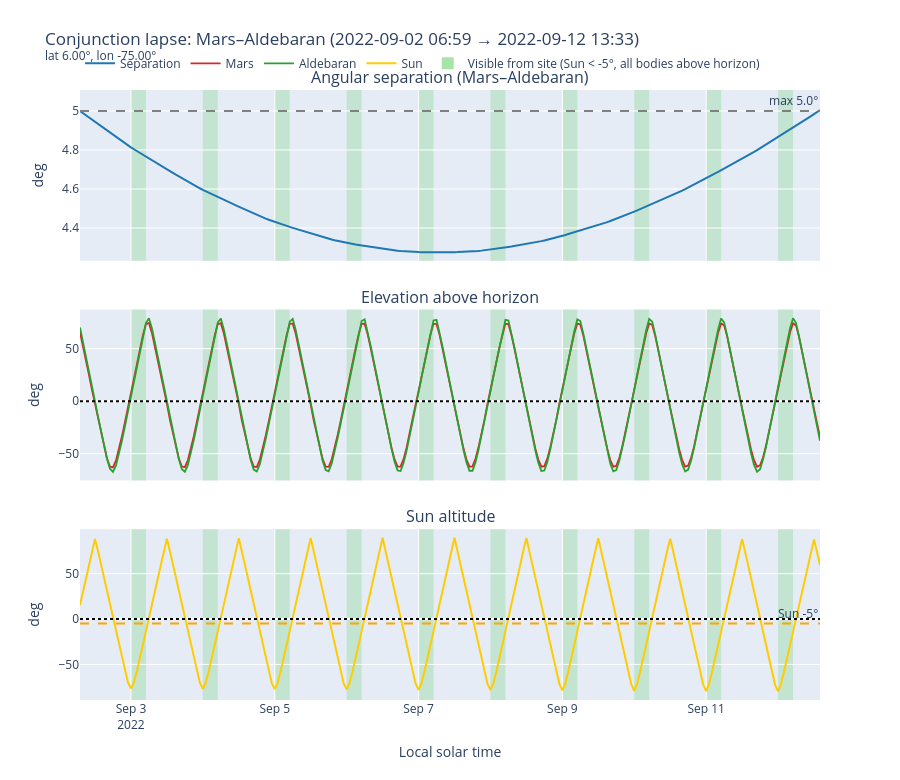

Notebook cell for this chart:
### Markdown cell above
As you can see the conjunction at minimum can't be seen from this site. We can then explore times to check when is visible:

### Code cell
conjunction = montu.Conjunction(
    bodies=[mars, aldebaran],
    maxseparation=5,
    mtime=conjs[0].mtime,
    observer=medellin,
)
lapse = conjunction.explore_lapse(verbose=False)
conjunction.plot_lapse(lapse[0], lapse[1], step_hours=1)

### Figure 1 — Plotly figure (JSON) as saved in the notebook; plotly's stock layout.template omitted (floating-point values rounded to 4 significant figures; data arrays with more than 128 entries replaced by an {"elided": "..."} marker saying what was removed)
{"data": [{"hovertemplate": "%{x}<br>sep=%{y:.3f}°<extra></extra>", "line": {"color": "#1f77b4", "width": 2}, "mode": "lines", "name": "Separation", "type": "scatter", "x": {"elided": "248 str values"}, "xaxis": "x", "y": {"elided": "248 float values"}, "yaxis": "y"}, {"hovertemplate": "%{x}<br>%{y:.1f}°<extra></extra>", "line": {"color": "#d62728", "width": 1.8}, "mode": "lines", "name": "Mars", "type": "scatter", "x": {"elided": "248 str values"}, "xaxis": "x2", "y": {"elided": "248 float values"}, "yaxis": "y2"}, {"hovertemplate": "%{x}<br>%{y:.1f}°<extra></extra>", "line": {"color": "#2ca02c", "width": 1.8}, "mode": "lines", "name": "Aldebaran", "type": "scatter", "x": {"elided": "248 str values"}, "xaxis": "x2", "y": {"elided": "248 float values"}, "yaxis": "y2"}, {"hovertemplate": "%{x}<br>%{y:.1f}°<extra></extra>", "line": {"color": "#ffcc00", "width": 2}, "mode": "lines", "name": "Sun", "type": "scatter", "x": {"elided": "248 str values"}, "xaxis": "x3", "y": {"elided": "248 float values"}, "yaxis": "y3"}, {"marker": {"color": "rgba(0, 180, 0, 0.35)", "size": 12, "symbol": "square"}, "mode": "markers", "name": "Visible from site (Sun < -5°, all bodies above horizon)", "showlegend": true, "type": "scatter", "x": [null], "xaxis": "x", "y": [null], "yaxis": "y"}], "layout": {"annotations": [{"font": {"size": 16}, "showarrow": false, "text": "Angular separation (Mars–Aldebaran)", "x": 0.5, "xanchor": "center", "xref": "paper", "y": 1, "yanchor": "bottom", "yref": "paper"}, {"font": {"size": 16}, "showarrow": false, "text": "Elevation above horizon", "x": 0.5, "xanchor": "center", "xref": "paper", "y": 0.64, "yanchor": "bottom", "yref": "paper"}, {"font": {"size": 16}, "showarrow": false, "text": "Sun altitude", "x": 0.5, "xanchor": "center", "xref": "paper", "y": 0.28, "yanchor": "bottom", "yref": "paper"}, {"showarrow": false, "text": "max 5.0°", "x": 1, "xanchor": "right", "xref": "x domain", "y": 5, "yanchor": "bottom", "yref": "y"}, {"showarrow": false, "text": "Sun -5°", "x": 1, "xanchor": "right", "xref": "x3 domain", "y": -5, "yanchor": "bottom", "yref": "y3"}], "height": 780, "legend": {"orientation": "h", "x": 0, "y": 1.02, "yanchor": "bottom"}, "margin": {"t": 90}, "shapes": [{"line": {"color": "gray", "dash": "dash"}, "type": "line", "x0": 0, "x1": 1, "xref": "x domain", "y0": 5, "y1": 5, "yref": "y"}, {"line": {"color": "black", "dash": "dot"}, "type": "line", "x0": 0, "x1": 1, "xref": "x2 domain", "y0": 0, "y1": 0, "yref": "y2"}, {"line": {"color": "orange", "dash": "dash"}, "type": "line", "x0": 0, "x1": 1, "xref": "x3 domain", "y0": -5, "y1": -5, "yref": "y3"}, {"line": {"color": "black", "dash": "dot"}, "type": "line", "x0": 0, "x1": 1, "xref": "x3 domain", "y0": 0, "y1": 0, "yref": "y3"}, {"fillcolor": "rgba(0, 180, 0, 0.15)", "layer": "below", "line": {"width": 0}, "type": "rect", "x0": "2022-09-02 23:59", "x1": "2022-09-03 04:59", "xref": "x", "y0": 0, "y1": 1, "yref": "y domain"}, {"fillcolor": "rgba(0, 180, 0, 0.15)", "layer": "below", "line": {"width": 0}, "type": "rect", "x0": "2022-09-02 23:59", "x1": "2022-09-03 04:59", "xref": "x2", "y0": 0, "y1": 1, "yref": "y2 domain"}, {"fillcolor": "rgba(0, 180, 0, 0.15)", "layer": "below", "line": {"width": 0}, "type": "rect", "x0": "2022-09-02 23:59", "x1": "2022-09-03 04:59", "xref": "x3", "y0": 0, "y1": 1, "yref": "y3 domain"}, {"fillcolor": "rgba(0, 180, 0, 0.15)", "layer": "below", "line": {"width": 0}, "type": "rect", "x0": "2022-09-03 23:59", "x1": "2022-09-04 04:59", "xref": "x", "y0": 0, "y1": 1, "yref": "y domain"}, {"fillcolor": "rgba(0, 180, 0, 0.15)", "layer": "below", "line": {"width": 0}, "type": "rect", "x0": "2022-09-03 23:59", "x1": "2022-09-04 04:59", "xref": "x2", "y0": 0, "y1": 1, "yref": "y2 domain"}, {"fillcolor": "rgba(0, 180, 0, 0.15)", "layer": "below", "line": {"width": 0}, "type": "rect", "x0": "2022-09-03 23:59", "x1": "2022-09-04 04:59", "xref": "x3", "y0": 0, "y1": 1, "yref": "y3 domain"}, {"fillcolor": "rgba(0, 180, 0, 0.15)", "layer": "below", "line": {"width": 0}, "type": "rect", "x0": "2022-09-04 23:59", "x1": "2022-09-05 04:59", "xref": "x", "y0": 0, "y1": 1, "yref": "y domain"}, {"fillcolor": "rgba(0, 180, 0, 0.15)", "layer": "below", "line": {"width": 0}, "type": "rect", "x0": "2022-09-04 23:59", "x1": "2022-09-05 04:59", "xref": "x2", "y0": 0, "y1": 1, "yref": "y2 domain"}, {"fillcolor": "rgba(0, 180, 0, 0.15)", "layer": "below", "line": {"width": 0}, "type": "rect", "x0": "2022-09-04 23:59", "x1": "2022-09-05 04:59", "xref": "x3", "y0": 0, "y1": 1, "yref": "y3 domain"}, {"fillcolor": "rgba(0, 180, 0, 0.15)", "layer": "below", "line": {"width": 0}, "type": "rect", "x0": "2022-09-05 23:59", "x1": "2022-09-06 04:59", "xref": "x", "y0": 0, "y1": 1, "yref": "y domain"}, {"fillcolor": "rgba(0, 180, 0, 0.15)", "layer": "below", "line": {"width": 0}, "type": "rect", "x0": "2022-09-05 23:59", "x1": "2022-09-06 04:59", "xref": "x2", "y0": 0, "y1": 1, "yref": "y2 domain"}, {"fillcolor": "rgba(0, 180, 0, 0.15)", "layer": "below", "line": {"width": 0}, "type": "rect", "x0": "2022-09-05 23:59", "x1": "2022-09-06 04:59", "xref": "x3", "y0": 0, "y1": 1, "yref": "y3 domain"}, {"fillcolor": "rgba(0, 180, 0, 0.15)", "layer": "below", "line": {"width": 0}, "type": "rect", "x0": "2022-09-06 23:59", "x1": "2022-09-07 04:59", "xref": "x", "y0": 0, "y1": 1, "yref": "y domain"}, {"fillcolor": "rgba(0, 180, 0, 0.15)", "layer": "below", "line": {"width": 0}, "type": "rect", "x0": "2022-09-06 23:59", "x1": "2022-09-07 04:59", "xref": "x2", "y0": 0, "y1": 1, "yref": "y2 domain"}, {"fillcolor": "rgba(0, 180, 0, 0.15)", "layer": "below", "line": {"width": 0}, "type": "rect", "x0": "2022-09-06 23:59", "x1": "2022-09-07 04:59", "xref": "x3", "y0": 0, "y1": 1, "yref": "y3 domain"}, {"fillcolor": "rgba(0, 180, 0, 0.15)", "layer": "below", "line": {"width": 0}, "type": "rect", "x0": "2022-09-07 23:59", "x1": "2022-09-08 04:59", "xref": "x", "y0": 0, "y1": 1, "yref": "y domain"}, {"fillcolor": "rgba(0, 180, 0, 0.15)", "layer": "below", "line": {"width": 0}, "type": "rect", "x0": "2022-09-07 23:59", "x1": "2022-09-08 04:59", "xref": "x2", "y0": 0, "y1": 1, "yref": "y2 domain"}, {"fillcolor": "rgba(0, 180, 0, 0.15)", "layer": "below", "line": {"width": 0}, "type": "rect", "x0": "2022-09-07 23:59", "x1": "2022-09-08 04:59", "xref": "x3", "y0": 0, "y1": 1, "yref": "y3 domain"}, {"fillcolor": "rgba(0, 180, 0, 0.15)", "layer": "below", "line": {"width": 0}, "type": "rect", "x0": "2022-09-08 23:59", "x1": "2022-09-09 04:59", "xref": "x", "y0": 0, "y1": 1, "yref": "y domain"}, {"fillcolor": "rgba(0, 180, 0, 0.15)", "layer": "below", "line": {"width": 0}, "type": "rect", "x0": "2022-09-08 23:59", "x1": "2022-09-09 04:59", "xref": "x2", "y0": 0, "y1": 1, "yref": "y2 domain"}, {"fillcolor": "rgba(0, 180, 0, 0.15)", "layer": "below", "line": {"width": 0}, "type": "rect", "x0": "2022-09-08 23:59", "x1": "2022-09-09 04:59", "xref": "x3", "y0": 0, "y1": 1, "yref": "y3 domain"}, {"fillcolor": "rgba(0, 180, 0, 0.15)", "layer": "below", "line": {"width": 0}, "type": "rect", "x0": "2022-09-09 23:59", "x1": "2022-09-10 04:59", "xref": "x", "y0": 0, "y1": 1, "yref": "y domain"}, {"fillcolor": "rgba(0, 180, 0, 0.15)", "layer": "below", "line": {"width": 0}, "type": "rect", "x0": "2022-09-09 23:59", "x1": "2022-09-10 04:59", "xref": "x2", "y0": 0, "y1": 1, "yref": "y2 domain"}, {"fillcolor": "rgba(0, 180, 0, 0.15)", "layer": "below", "line": {"width": 0}, "type": "rect", "x0": "2022-09-09 23:59", "x1": "2022-09-10 04:59", "xref": "x3", "y0": 0, "y1": 1, "yref": "y3 domain"}, {"fillcolor": "rgba(0, 180, 0, 0.15)", "layer": "below", "line": {"width": 0}, "type": "rect", "x0": "2022-09-10 23:59", "x1": "2022-09-11 04:59", "xref": "x", "y0": 0, "y1": 1, "yref": "y domain"}, {"fillcolor": "rgba(0, 180, 0, 0.15)", "layer": "below", "line": {"width": 0}, "type": "rect", "x0": "2022-09-10 23:59", "x1": "2022-09-11 04:59", "xref": "x2", "y0": 0, "y1": 1, "yref": "y2 domain"}, {"fillcolor": "rgba(0, 180, 0, 0.15)", "layer": "below", "line": {"width": 0}, "type": "rect", "x0": "2022-09-10 23:59", "x1": "2022-09-11 04:59", "xref": "x3", "y0": 0, "y1": 1, "yref": "y3 domain"}, {"fillcolor": "rgba(0, 180, 0, 0.15)", "layer": "below", "line": {"width": 0}, "type": "rect", "x0": "2022-09-11 23:59", "x1": "2022-09-12 04:59", "xref": "x", "y0": 0, "y1": 1, "yref": "y domain"}, {"fillcolor": "rgba(0, 180, 0, 0.15)", "layer": "below", "line": {"width": 0}, "type": "rect", "x0": "2022-09-11 23:59", "x1": "2022-09-12 04:59", "xref": "x2", "y0": 0, "y1": 1, "yref": "y2 domain"}, {"fillcolor": "rgba(0, 180, 0, 0.15)", "layer": "below", "line": {"width": 0}, "type": "rect", "x0": "2022-09-11 23:59", "x1": "2022-09-12 04:59", "xref": "x3", "y0": 0, "y1": 1, "yref": "y3 domain"}], "title": {"text": "Conjunction lapse: Mars–Aldebaran (2022-09-02 06:59 → 2022-09-12 13:33)<br><sup>lat 6.00°, lon -75.00°</sup>"}, "xaxis": {"anchor": "y", "domain": [0, 1], "matches": "x3", "showticklabels": false}, "xaxis2": {"anchor": "y2", "domain": [0, 1], "matches": "x3", "showticklabels": false}, "xaxis3": {"anchor": "y3", "domain": [0, 1], "title": {"text": "Local solar time"}}, "yaxis": {"anchor": "x", "domain": [0.72, 1], "title": {"text": "deg"}}, "yaxis2": {"anchor": "x2", "domain": [0.36, 0.64], "title": {"text": "deg"}}, "yaxis3": {"anchor": "x3", "domain": [0, 0.28], "title": {"text": "deg"}}}}
